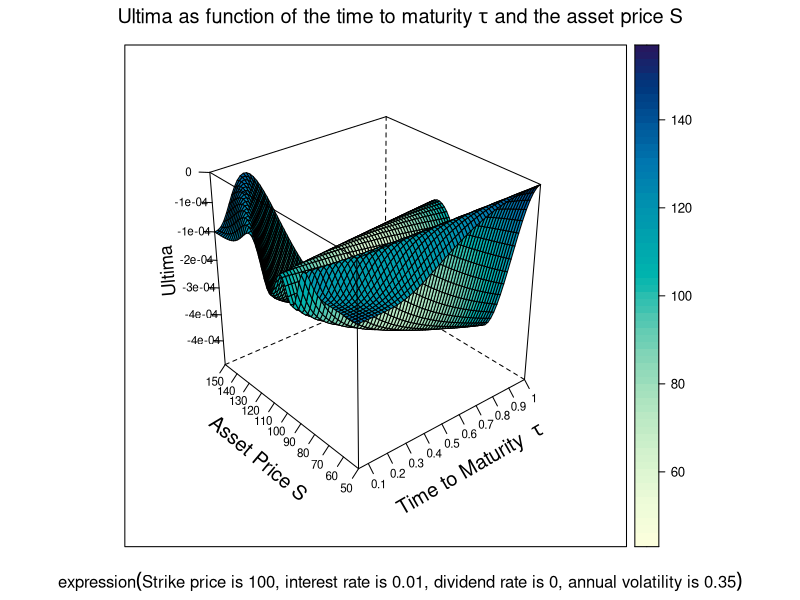

Source code (R):
# clear variables and close windows
rm(list = ls(all = TRUE))
graphics.off()

# install and load packages
libraries = c("lattice")
lapply(libraries, function(x) if (!(x %in% installed.packages())) {
  install.packages(x)
})
lapply(libraries, library, quietly = TRUE, character.only = TRUE)

# parameter settings
s1    = 50      # lower bound of Asset Price
s2    = 150     # upper bound of Asset Price 
t1    = 0.05    # lower bound of Time to Maturity
t2    = 1		# upper bound of Time to Maturity
K     = 100     # exercise price 
r     = 0.01    # interest rate
sig   = 0.35    # volatility
d     = 0       # dividend rate
b     = r - d   # cost of carry
steps = 60

meshgrid = function(a, b) {
    list(x = outer(b * 0, a, FUN = "+"), y = outer(b, a * 0, FUN = "+"))
}

first  = meshgrid(seq(t1, t2, -(t1 - t2)/(steps - 1)), seq(t1, t2, -(t1 - t2)/(steps - 1)))
tau    = first$x
dump   = first$y

second = meshgrid(seq(s1, s2, -(s1 - s2)/(steps - 1)), seq(s1, s2, -(s1 - s2)/(steps - 1)))
dump2  = second$x
S      = second$y

# Black-Scholes formula for the option price and the ultima
d1     = (log(S/K) + (r - d - sig^2/2) * tau)/(sig * sqrt(tau))
d2     = d1 - sig * sqrt(tau)
vega   = S * exp(-d * tau) * dnorm(d1) * sqrt(tau)
vomma  = vega * (d1 * d2/sig)
ultima = vomma * (1/sig) * (d1 * d2 - d1/d2 - d2/d1 - 1)

# plot
title = bquote(expression(paste("Strike price is ", .(K), ", interest rate is ", 
    .(r), ", dividend rate is ", .(d), ", annual volatility is ", .(sig))))

wireframe((ultima/1e+06) ~ tau * S, drape = T, ticktype = "detailed", main = expression(paste("Ultima as function of the time to maturity ", 
    tau, " and the asset price S")), sub = title, scales = list(arrows = FALSE, 
    col = "black", distance = 1, tick.number = 8, cex = 0.7, x = list(labels = round(seq(t1, 
        t2, length = 11), 1)), y = list(labels = round(seq(s1, s2, length = 11), 
        1)), z = list(labels = round(seq(min(ultima/1e+06), max(ultima/1e+06), 
        length = 11), 4))), xlab = list(expression(paste("Time to Maturity  ", 
    tau)), rot = 30, cex = 1.2), ylab = list("Asset Price S", rot = -40, cex = 1.2), 
    zlab = list("Ultima", rot = 95, cex = 1.1)) 